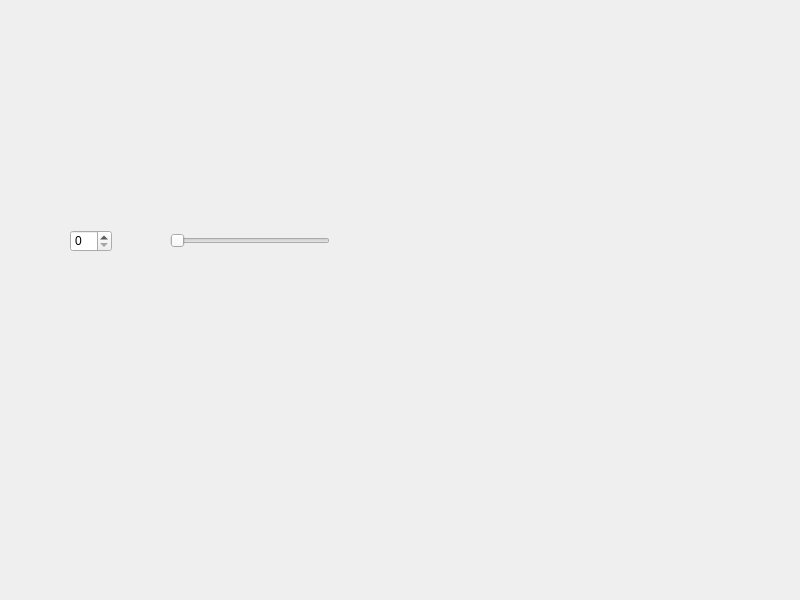
<?xml version="1.0" encoding="UTF-8"?>
<ui version="4.0">
 <class>Widget</class>
 <widget class="QWidget" name="Widget">
  <property name="geometry">
   <rect>
    <x>0</x>
    <y>0</y>
    <width>800</width>
    <height>600</height>
   </rect>
  </property>
  <property name="windowTitle">
   <string>Widget</string>
  </property>
  <widget class="QSpinBox" name="spinBox">
   <property name="geometry">
    <rect>
     <x>70</x>
     <y>230</y>
     <width>42</width>
     <height>22</height>
    </rect>
   </property>
  </widget>
  <widget class="QSlider" name="horizontalSlider">
   <property name="geometry">
    <rect>
     <x>170</x>
     <y>230</y>
     <width>160</width>
     <height>22</height>
    </rect>
   </property>
   <property name="orientation">
    <enum>Qt::Orientation::Horizontal</enum>
   </property>
  </widget>
 </widget>
 <resources/>
 <connections>
  <connection>
   <sender>spinBox</sender>
   <signal>valueChanged(int)</signal>
   <receiver>horizontalSlider</receiver>
   <slot>setValue(int)</slot>
   <hints>
    <hint type="sourcelabel">
     <x>95</x>
     <y>245</y>
    </hint>
    <hint type="destinationlabel">
     <x>217</x>
     <y>237</y>
    </hint>
   </hints>
  </connection>
 </connections>
</ui>
